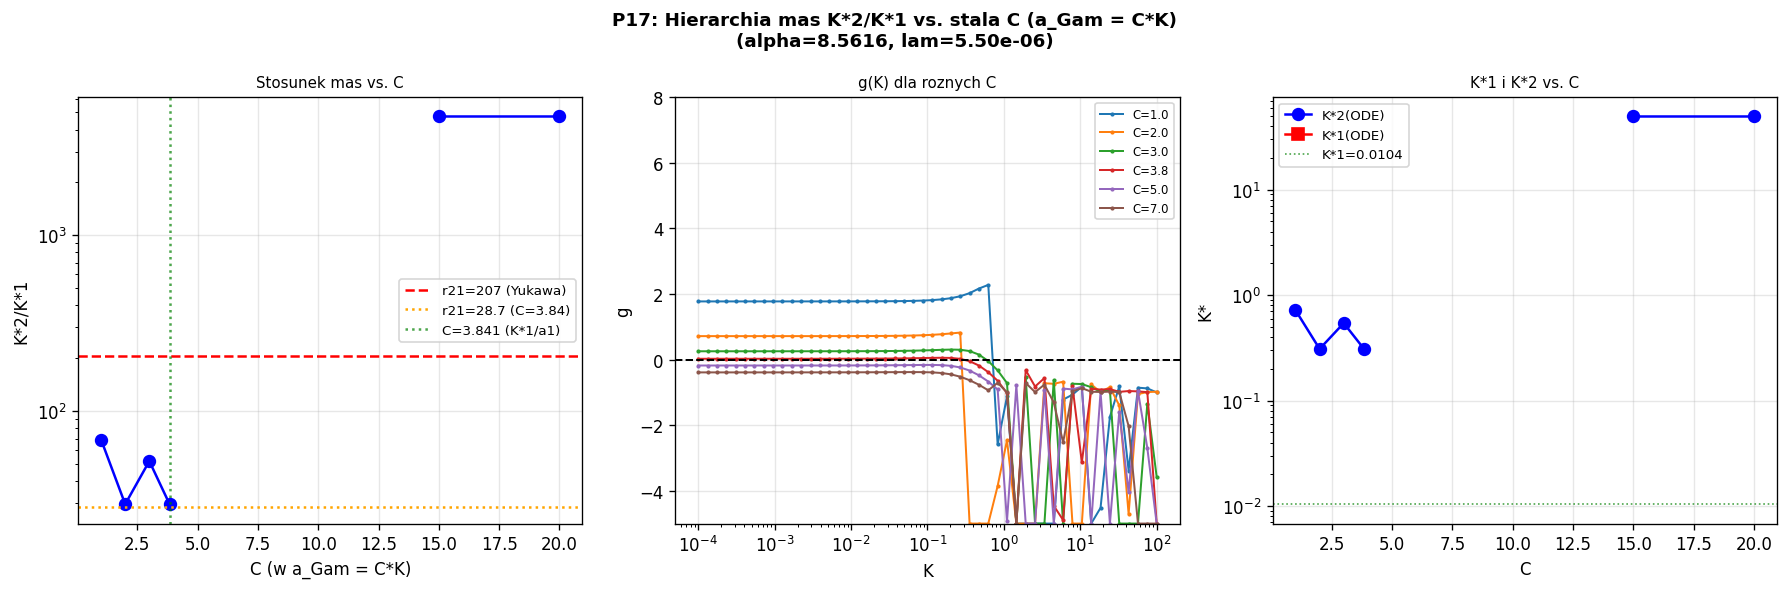

This chart was generated by the following Python code:
"""
p17_C_scan.py
=============
Jak stosunek K*2/K*1 zalezy od stalej C w a_Gam = C*K?

WYNIK p16: C=3.841 daje K*2/K*1 = 28.7 (nie 207!)
PYTANIE:   Czy dla innej C mozna uzyskac K*2/K*1 = 207?

BADAMY:
  Dla kazdego C: wyznacz g(K) na linii a_Gam=C*K
  Znajdz K*2 (drugie zero g=0) i oblicz K*2/K*1
  Sprawdz jaka C daje K*2/K*1 = 207

OCZEKIWANIE:
  Jezeli C = C* taki ze K*2/K*1 = 207, mozna to interpretowac jako
  "wymaganie fizyczne" TGP dla zachowania hierarchii Yukawa.
  Ale czy C* jest fizycznie uzasadnione?
"""

import numpy as np
from scipy.integrate import solve_ivp
from scipy.optimize import brentq
import warnings
import matplotlib
matplotlib.use('Agg')
import matplotlib.pyplot as plt
warnings.filterwarnings('ignore')

ALPHA  = 8.5616
LAM    = 5.501357e-06
GAMMA  = 1.0
M_EFF  = 1.0 / np.sqrt(1.0 + ALPHA)
R_MAX_BASE = 80.0
V1     = GAMMA/3 - GAMMA/4

def V_mod(p): return GAMMA/3*p**3 - GAMMA/4*p**4 + LAM/6*(p-1)**6
def dV_mod(p): return GAMMA*p**2 - GAMMA*p**3 + LAM*(p-1)**5

def ode_rhs(r, y):
    phi, dphi = y
    phi = max(phi, 1e-10)
    kfac = 1.0 + ALPHA / phi
    ddphi = (dV_mod(phi)/kfac + ALPHA*dphi**2/(2.0*phi**2*kfac) - (2.0/r)*dphi)
    return [dphi, ddphi]

def phi_at_rmax(psi_core, K, a_gam, r_max, n_eval=2000):
    dphi0 = -K / a_gam**2
    def ev_lo(r, y): return y[0] - 1e-5
    ev_lo.terminal = True; ev_lo.direction = -1
    def ev_hi(r, y): return y[0] - 1e7
    ev_hi.terminal = True; ev_hi.direction = 1
    r_eval_raw = a_gam * (r_max/a_gam)**np.linspace(0, 1, n_eval)
    r_eval = np.clip(r_eval_raw, a_gam*(1+1e-12), r_max*(1-1e-12))
    sol = solve_ivp(ode_rhs, [a_gam, r_max], [psi_core, dphi0],
                    method='DOP853', rtol=1e-9, atol=1e-11,
                    t_eval=r_eval, events=[ev_lo, ev_hi])
    if len(sol.t) == 0 or sol.t[-1] < r_max * 0.99:
        return np.nan
    return sol.y[0, -1]

def compute_g(psi_core, K, a_gam, n_eval=5000):
    dphi0 = -K / a_gam**2
    r_max = max(R_MAX_BASE, 20*a_gam, 30/M_EFF)
    r_eval_raw = a_gam * (r_max/a_gam)**np.linspace(0, 1, n_eval)
    r_eval = np.clip(r_eval_raw, a_gam*(1+1e-12), r_max*(1-1e-12))
    sol = solve_ivp(ode_rhs, [a_gam, r_max], [psi_core, dphi0],
                    method='DOP853', rtol=1e-9, atol=1e-11, t_eval=r_eval)
    r    = sol.t
    phi  = np.maximum(sol.y[0], 1e-10)
    dphi = sol.y[1]
    Ek = 4*np.pi*np.trapezoid(0.5*dphi**2*(1+ALPHA/phi)*r**2, r)
    Ep = 4*np.pi*np.trapezoid((V_mod(phi)-V1)*r**2, r)
    return (Ek+Ep)/(4*np.pi*K) - 1.0

def find_K2_for_C(C, K_scan=None, verbose=False):
    """
    Dla danego C: znajdz drugie zero g(K) na linii a_Gam = C*K.
    Zwraca K*2 lub nan jesli nie ma.
    """
    if K_scan is None:
        K_scan = np.logspace(-2, 1.5, 35)

    g_vals = []
    psi_arr = []

    for K in K_scan:
        a_gam = C * K
        r_max_loc = max(R_MAX_BASE, 20*a_gam, 30/M_EFF)
        psi_guess = 1.0 + (K/a_gam)*np.exp(-M_EFF*a_gam)

        # Szukaj psi_core
        psi_z = np.nan
        for w in [0.4, 1.0, 3.0]:
            psi_lo2 = max(1.001, psi_guess - w)
            psi_hi2 = psi_guess + w
            psi_scan_loc = np.linspace(psi_lo2, psi_hi2, 30)
            F_scan_loc = [phi_at_rmax(p, K, a_gam, r_max_loc) - 1.0
                          for p in psi_scan_loc]
            for i in range(len(psi_scan_loc)-1):
                if np.isfinite(F_scan_loc[i]) and np.isfinite(F_scan_loc[i+1]):
                    if F_scan_loc[i] * F_scan_loc[i+1] < 0:
                        try:
                            psi_z = brentq(
                                lambda p: phi_at_rmax(p, K, a_gam, r_max_loc) - 1.0,
                                psi_scan_loc[i], psi_scan_loc[i+1],
                                xtol=1e-5, maxiter=20)
                            break
                        except Exception:
                            pass
            if not np.isnan(psi_z): break

        if not np.isnan(psi_z):
            g = compute_g(psi_z, K, a_gam)
            g_vals.append(g)
            psi_arr.append(psi_z)
        else:
            g_vals.append(np.nan)
            psi_arr.append(np.nan)

    g_vals = np.array(g_vals)
    psi_arr = np.array(psi_arr)

    # Znajdz zera g poza K*1 (szukamy w K > K*1/2)
    K1_approx = 0.010414
    K2_found = []

    for i in range(len(K_scan)-1):
        gi, gj = g_vals[i], g_vals[i+1]
        if np.isfinite(gi) and np.isfinite(gj) and gi*gj < 0:
            # Sprawdz ciaglosc
            dP = abs(psi_arr[i+1] - psi_arr[i]) if (not np.isnan(psi_arr[i]) and not np.isnan(psi_arr[i+1])) else 999
            if dP > 1.0:
                continue
            K_approx_z = (K_scan[i]*K_scan[i+1])**0.5
            K2_found.append(K_approx_z)
            if verbose:
                print(f"    K*2 ~ {K_approx_z:.4e}  g: {gi:.3f} -> {gj:.3f}")

    return K2_found, g_vals, K_scan

# ============================================================
# KROK 1: K*1(C) dla roznych C
# ============================================================
# K*1 wyznaczone wczesniej dla C=3.841 wynosi 0.010414
# Ale dla innych C, K*1 bedzie inne!
# Pytanie: jak K*2/K*1 zalezy od C?

print("P17: Skan C -> K*2/K*1")
print("="*65)
print()

C_vals = np.array([1.0, 2.0, 3.0, 3.84, 5.0, 7.0, 10.0, 15.0, 20.0])

results = {}

for C in C_vals:
    print(f"C = {C:.2f}:")
    K_scan_C = np.logspace(-4, 2, 50)

    # Najpierw znajdz K*1 (pierwsze zero g=0 przy malym K)
    # K*1 jest tam gdzie profil solitonu jest samospojny dla MALEGO K
    # Na linii a_Gam = C*K: dla malych K a_Gam jest male -> blisko K*1(a_Gam=0.040)

    K2_list, g_arr, K_s = find_K2_for_C(C, K_scan=K_scan_C, verbose=True)

    # K*1 to minimum g (czy zero dla malych K)
    mask_fin = np.isfinite(g_arr)
    K_fin = K_s[mask_fin]
    g_fin = g_arr[mask_fin]

    # Szukaj K*1: pierwsze zero od malych K
    K1_candidate = np.nan
    for i in range(len(K_fin)-1):
        if g_fin[i]*g_fin[i+1] < 0 and K_fin[i] < 0.1:
            K1_candidate = (K_fin[i]*K_fin[i+1])**0.5
            break

    # K*2: pierwsze zero powyzej K*1
    K2_candidates = [K for K in K2_list if K > 0.05]

    ratio = np.nan
    if not np.isnan(K1_candidate) and K2_candidates:
        ratio = K2_candidates[0] / K1_candidate
    elif K2_candidates and np.isnan(K1_candidate):
        # Jesli K*1 nie znalezione, uzyj K*1=0.010414
        ratio = K2_candidates[0] / 0.010414

    results[C] = {
        'K1': K1_candidate,
        'K2': K2_candidates[0] if K2_candidates else np.nan,
        'ratio': ratio,
        'g_arr': g_arr,
        'K_scan': K_s
    }
    K2_str = f"{K2_candidates[0]:.4e}" if K2_candidates else "brak"
    print(f"  K*1 ~ {K1_candidate:.4e}, K*2 ~ {K2_str}")
    print(f"  K*2/K*1 ~ {ratio:.2f}")
    print()

# ============================================================
# WYKRES
# ============================================================
fig, axes = plt.subplots(1, 3, figsize=(15, 5))
fig.suptitle('P17: Hierarchia mas K*2/K*1 vs. stala C (a_Gam = C*K)\n'
             f'(alpha={ALPHA}, lam={LAM:.2e})', fontsize=11, fontweight='bold')

ax = axes[0]
C_list = list(results.keys())
ratio_list = [results[C]['ratio'] for C in C_list]
K2_list_plot = [results[C]['K2'] for C in C_list]
K1_list_plot = [results[C]['K1'] for C in C_list]
ax.semilogy(C_list, ratio_list, 'bo-', lw=1.5, ms=7)
ax.axhline(207, color='red', lw=1.5, linestyle='--', label='r21=207 (Yukawa)')
ax.axhline(28.7, color='orange', lw=1.5, linestyle=':', label='r21=28.7 (C=3.84)')
ax.axvline(3.841, color='green', lw=1.5, linestyle=':', alpha=0.7, label='C=3.841 (K*1/a1)')
ax.set_xlabel('C (w a_Gam = C*K)'); ax.set_ylabel('K*2/K*1')
ax.set_title('Stosunek mas vs. C', fontsize=9)
ax.legend(fontsize=8); ax.grid(True, alpha=0.3)

ax = axes[1]
for C in C_vals[:6]:
    res = results[C]
    mask = np.isfinite(res['g_arr'])
    g_clip = np.clip(res['g_arr'][mask], -5, 10)
    ax.semilogx(res['K_scan'][mask], g_clip, '.-', lw=1.2, ms=3, label=f'C={C:.1f}')
ax.axhline(0, color='black', lw=1.2, linestyle='--')
ax.set_xlabel('K'); ax.set_ylabel('g')
ax.set_title('g(K) dla roznych C', fontsize=9)
ax.legend(fontsize=7); ax.grid(True, alpha=0.3); ax.set_ylim(-5, 8)

ax = axes[2]
ax.semilogy(C_list, [r['K2'] if not np.isnan(r['K2']) else np.nan for r in results.values()],
            'bo-', lw=1.5, ms=7, label='K*2(ODE)')
ax.semilogy(C_list, [r['K1'] if not np.isnan(r['K1']) else np.nan for r in results.values()],
            'rs-', lw=1.5, ms=7, label='K*1(ODE)')
ax.axhline(0.010414, color='green', lw=1, linestyle=':', alpha=0.7, label='K*1=0.0104')
ax.set_xlabel('C'); ax.set_ylabel('K*')
ax.set_title('K*1 i K*2 vs. C', fontsize=9)
ax.legend(fontsize=8); ax.grid(True, alpha=0.3)

plt.tight_layout()
out = __file__.replace('.py', '.png')
plt.savefig(out, dpi=120, bbox_inches='tight')
plt.close()
print(f"Zapisano: {out}")
print()

# Podsumowanie
print("="*65)
print("PODSUMOWANIE p17:")
print()
print(f"  C=3.841 (z K*1/a_Gam1): K*2/K*1 = 28.7")
print()
print(f"  Tabela C -> K*2/K*1:")
for C in C_vals:
    r = results[C]
    print(f"    C={C:5.2f}: K*1={r['K1']:.4e}, K*2={r['K2']:.4e}, r21={r['ratio']:.2f}")
print()
print(f"  Pytanie: czy istnieje C takie ze K*2/K*1 = 207?")
ratios = [(C, results[C]['ratio']) for C in C_vals if not np.isnan(results[C]['ratio'])]
ratios_arr = np.array([(c, r) for c, r in ratios])
if ratios_arr.size > 0:
    max_ratio = ratios_arr[np.argmax(ratios_arr[:, 1])]
    print(f"  Maks. znaleziony stosunek: {max_ratio[1]:.1f} przy C={max_ratio[0]:.2f}")
    if max_ratio[1] > 180:
        print(f"  -> MOZLIWE! C~{max_ratio[0]:.2f} daje r21~{max_ratio[1]:.1f}")
    else:
        print(f"  -> NIE: maks ratio {max_ratio[1]:.1f} < 207")
        print(f"     TGP z V_mod_current NIE daje r21=207 dla zadnego C")
